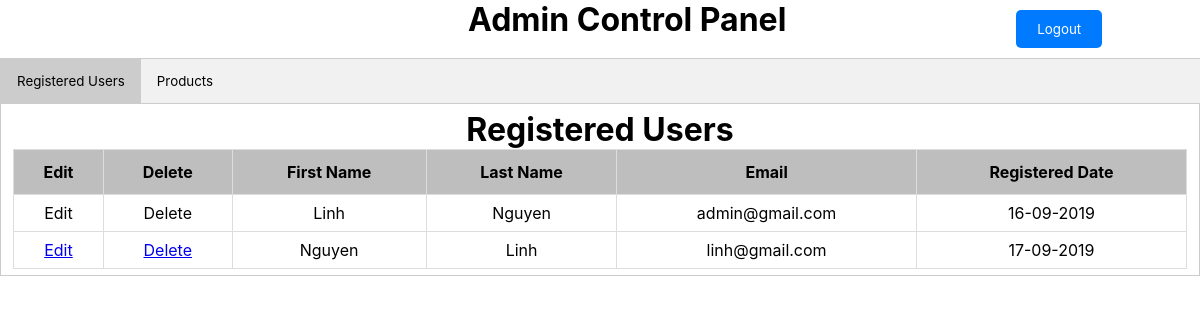
/Admin/Manager/Admin.php (signed in), run on the app's committed database.
### tables this page shows
CREATE TABLE `linhna_users` (
  `id` int(6) NOT NULL,
  `first_name` varchar(30) NOT NULL,
  `last_name` varchar(40) NOT NULL,
  `email` varchar(60) NOT NULL,
  `password` char(60) NOT NULL,
  `registration_date` datetime NOT NULL,
  `user_level` int(1) NOT NULL
);

### Admin/Manager/Users-Process.php
<?php
if ($_SESSION["email"] !== null) {
    require("../../mysqli_connect.php");
    $select = "select * from LinhNA_Users";
    $result = mysqli_query($conn, $select);
    if ($result->num_rows > 0) {
        while ($row = $result->fetch_assoc()) {
            if ($row["email"] === "admin@gmail.com") {
                echo "<tr><td>Edit</td><td>Delete</td><td>" . $row["first_name"] . "</td><td>" . $row["last_name"] . "</td><td>" . $row["email"] . "</td><td>" . date("d-m-Y", strtotime($row["registration_date"])) . "</td></tr>";
            } else {
                echo "<tr><td><a href='../Edit/Edit-Profile/Edit-Profile.php?id=" . $row["id"] . "'>Edit</a></td><td><a href='../Delete/Delete-Account.php?id=" . $row["id"] . "' onclick='return checkdelete()'>Delete</a></td><td>" . $row["first_name"] . "</td><td>" . $row["last_name"] . "</td><td>" . $row["email"] . "</td><td>" . date("d-m-Y", strtotime($row["registration_date"])) . "</td></tr>";
            }
        }
    }
} else {
    header("Location:../../Index.php");
}

### Admin/style.css (style rules this page uses)
* { font-family: -apple-system, BlinkMacSystemFont, 'Segoe UI', Roboto, Oxygen, Ubuntu, Cantarell, 'Open Sans', 'Helvetica Neue', sans-serif; text-align: center; max-width: 100%; margin: auto; }
table th, table td { border: 1px solid #ddd; padding: 8px; }

### data on the page
linhna_users: first_name "Linh", last_name "Nguyen", email "admin@gmail.com", registration_date "16-09-2019"
linhna_users: first_name "Nguyen", last_name "Linh", email "linh@gmail.com", registration_date "17-09-2019"
